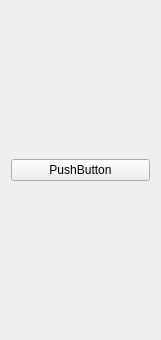
<?xml version="1.0" encoding="UTF-8"?>
<ui version="4.0">
 <class>ShaderWindow</class>
 <widget class="QWidget" name="ShaderWindow">
  <property name="geometry">
   <rect>
    <x>0</x>
    <y>0</y>
    <width>161</width>
    <height>340</height>
   </rect>
  </property>
  <property name="windowTitle">
   <string>Form</string>
  </property>
  <layout class="QVBoxLayout" name="verticalLayout">
   <item>
    <widget class="QPushButton" name="pushButton">
     <property name="text">
      <string>PushButton</string>
     </property>
    </widget>
   </item>
  </layout>
 </widget>
 <resources/>
 <connections/>
</ui>
